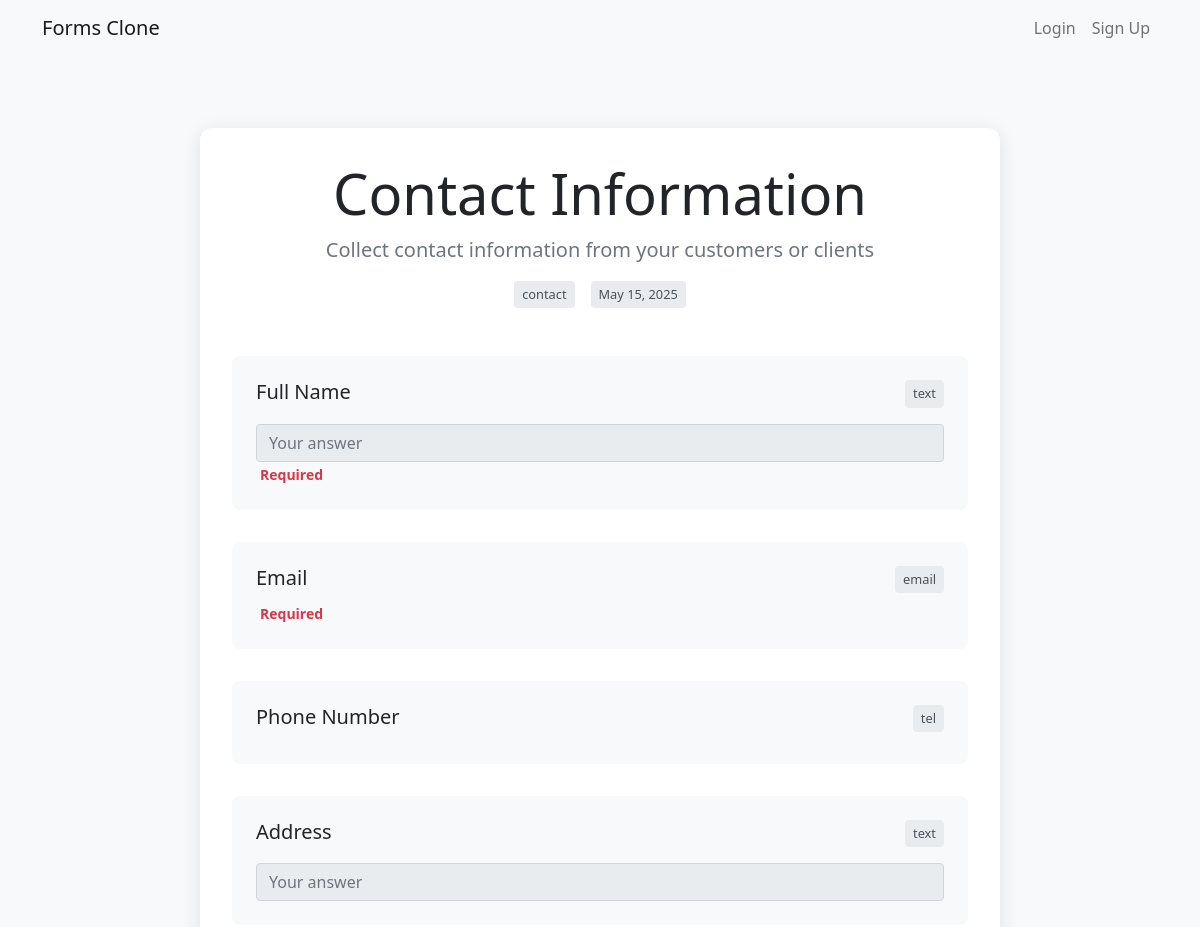
Page /template/1 (upper part) on the earlier database version.
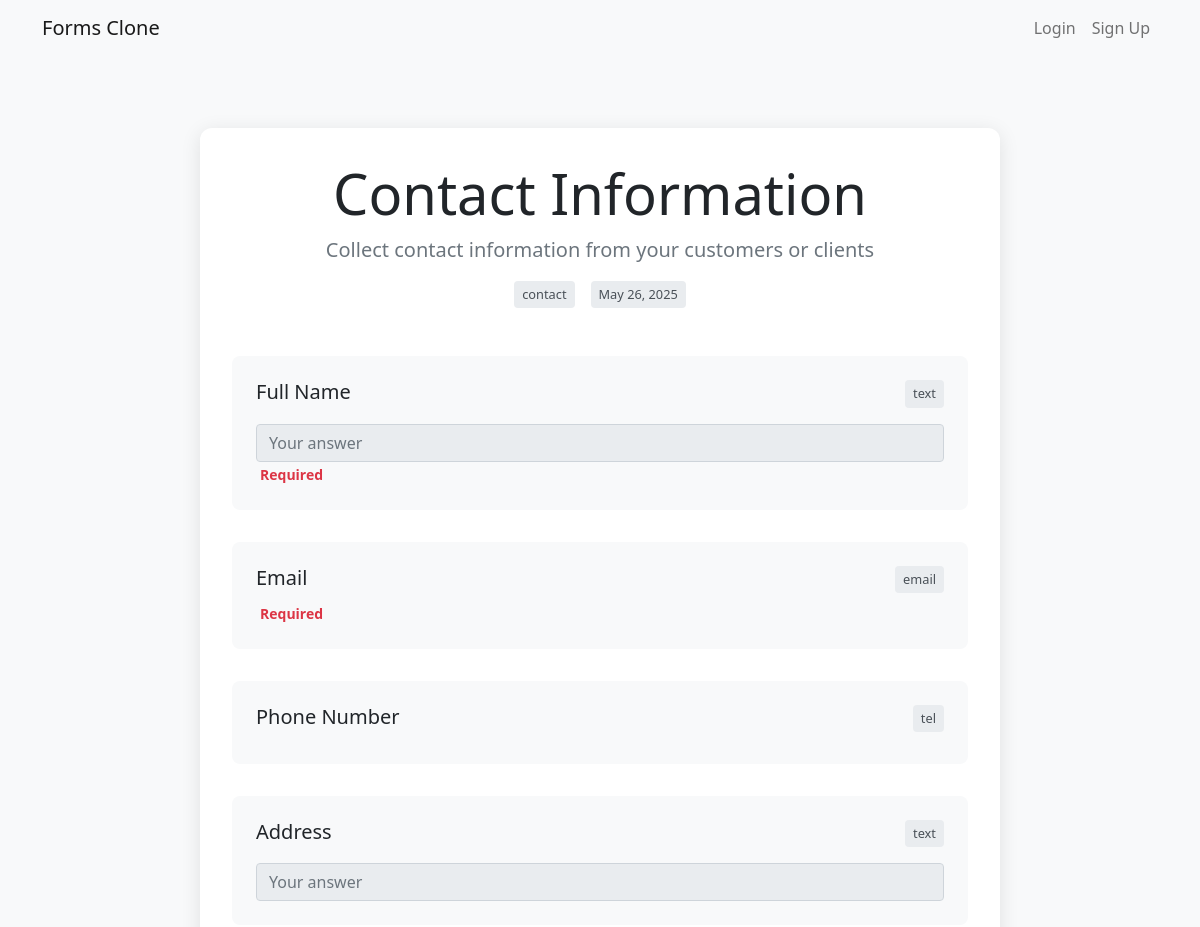
Same page on the later database version.
### app.py (models this page shows, shortened)
class FormTemplate(db.Model):
    id = db.Column(db.Integer, primary_key=True)
    title = db.Column(db.String(200), nullable=False)
    description = db.Column(db.Text)
    questions = db.Column(db.Text)  # JSON string of questions
    category = db.Column(db.String(50))  # e.g., 'survey', 'registration', 'feedback'
    created_at = db.Column(db.DateTime, default=datetime.utcnow)
    is_public = db.Column(db.Boolean, default=True)
    preview_image = db.Column(db.String(255), nullable=True)
    user_id = db.Column(db.Integer, db.ForeignKey('user.id'), nullable=True)
    user = db.relationship('User', backref='templates')
    template_data = db.Column(db.Text, nullable=True)  # JSON string of complete template data
    def get_questions(self):
        try:
            return json.loads(self.questions) if self.questions else []
        except:
            return []

### app.py (the view)
@app.route('/template/<int:template_id>')
def view_template(template_id):
    template = FormTemplate.query.get_or_404(template_id)
    if not template.is_public and (not current_user.is_authenticated or template.user_id != current_user.id):
        flash('You do not have permission to view this template.', 'danger')
        return redirect(url_for('template_gallery'))
    return render_template('view_template.html', template=template)

### app.py (called while the page is built)
@app.context_processor
def inject_now():
    return {'now': datetime.now()}

@app.context_processor
def inject_csrf_token():
    return {'csrf_token': lambda: 'dummy_token'}

### templates/view_template.html (shortened to what this page needs)
{% extends "base.html" %}
{% block content %}
<div class="container py-5">
    <div class="preview-container">
        <div class="text-center mb-5">
            <h1 class="display-4">{{ template.title }}</h1>
            <p class="lead text-muted">{{ template.description }}</p>
            <div class="d-flex justify-content-center gap-3">
                <span class="question-type-badge">
                     {{ template.category }}
                </span>
                <span class="question-type-badge">
                     {{ template.created_at.strftime('%b %d, %Y') }}
                </span>
            </div>
        </div>
        <div class="questions-preview">
            {% for question in template.get_questions() %}
            <div class="question-preview">
                <div class="d-flex justify-content-between align-items-start mb-2">
                    <h5 class="mb-0">{{ question.question_text }}</h5>
                    <span class="question-type-badge">
                        {{ question.question_type }}
                    </span>
                </div>
                {% if question.question_type in ['radio', 'checkbox', 'multiple_choice'] %}
                <div class="mt-3">
                    {% for option in question.options %}
                    <div class="form-check">
                        <input class="form-check-input" type="{{ 'checkbox' if question.question_type == 'checkbox' else 'radio' }}"
                               name="preview_{{ loop.index }}" id="preview_{{ loop.index }}_{{ loop.index0 }}">
                        <label class="form-check-label" for="preview_{{ loop.index }}_{{ loop.index0 }}">
                            {{ option }}
                        </label>
                    </div>
                    {% endfor %}
                </div>
                {% elif question.question_type == 'text' %}
                <div class="mt-3">
                    <input type="text" class="form-control" placeholder="Your answer" disabled>
                </div>
                {% endif %}
                {% if question.required %}
                <small class="text-danger mt-2">
                     Required
                </small>
                {% endif %}
            </div>
            {% endfor %}
        </div>
    </div>
</div>
{% endblock %}

Differences in the rows shown:
changed FormTemplate "Contact Information": created_at "May 15, 2025" → "May 26, 2025"
